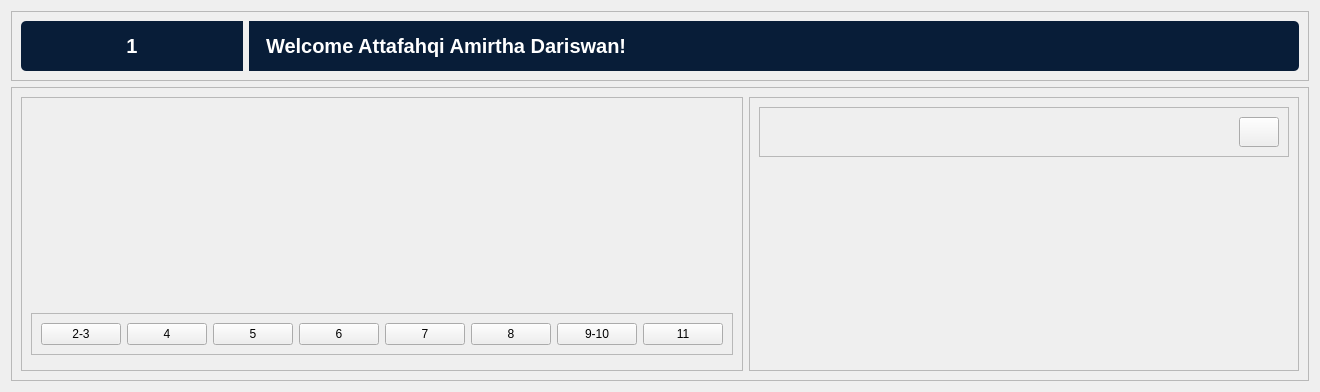
      <widget class="QWidget" name="NilaiPage">
       <layout class="QVBoxLayout" name="verticalLayout_25">
        <item>
         <widget class="QFrame" name="frame_99">
          <property name="maximumSize">
           <size>
            <width>16777215</width>
            <height>70</height>
           </size>
          </property>
          <property name="frameShape">
           <enum>QFrame::StyledPanel</enum>
          </property>
          <property name="frameShadow">
           <enum>QFrame::Raised</enum>
          </property>
          <layout class="QHBoxLayout" name="horizontalLayout_20">
           <item>
            <widget class="QFrame" name="frame_100">
             <property name="sizePolicy">
              <sizepolicy hsizetype="Minimum" vsizetype="Preferred">
               <horstretch>0</horstretch>
               <verstretch>0</verstretch>
              </sizepolicy>
             </property>
             <property name="minimumSize">
              <size>
               <width>100</width>
               <height>0</height>
              </size>
             </property>
             <property name="maximumSize">
              <size>
               <width>222</width>
               <height>16777215</height>
              </size>
             </property>
             <property name="styleSheet">
              <string notr="true">background-color: rgb(8, 29, 56);
border-radius : 5px;
border-top-right-radius: 0px;
border-bottom-right-radius: 0px;
border: none;</string>
             </property>
             <property name="frameShape">
              <enum>QFrame::StyledPanel</enum>
             </property>
             <property name="frameShadow">
              <enum>QFrame::Raised</enum>
             </property>
             <layout class="QHBoxLayout" name="horizontalLayout_21">
              <item>
               <widget class="QLabel" name="Kelompok2">
                <property name="styleSheet">
                 <string notr="true">border-radius : 2px;
color: rgb(255, 255, 255);
font-size: 20px;
padding:3px;
font-family: "SF Pro Display"; 
		font-weight: bold; 
    	font-style: normal;
border: none;</string>
                </property>
                <property name="text">
                 <string>1</string>
                </property>
                <property name="alignment">
                 <set>Qt::AlignCenter</set>
                </property>
               </widget>
              </item>
             </layout>
            </widget>
           </item>
           <item>
            <widget class="QFrame" name="frame_101">
             <property name="minimumSize">
              <size>
               <width>900</width>
               <height>50</height>
              </size>
             </property>
             <property name="styleSheet">
              <string notr="true">background-color: rgb(8, 29, 56);
border-radius : 5px;
border-top-left-radius: 0px;
border-bottom-left-radius: 0px;
border: none;</string>
             </property>
             <property name="frameShape">
              <enum>QFrame::StyledPanel</enum>
             </property>
             <property name="frameShadow">
              <enum>QFrame::Raised</enum>
             </property>
             <layout class="QHBoxLayout" name="horizontalLayout_22">
              <item>
               <widget class="QLabel" name="WelcomeText2">
                <property name="styleSheet">
                 <string notr="true">border-radius : 2px;
color: rgb(255, 255, 255);
font-size: 20px;
padding:3px;
font-family: "SF Pro Display"; 
		font-weight: bold; 
    	font-style: normal;
border: none;</string>
                </property>
                <property name="text">
                 <string>Welcome Attafahqi Amirtha Dariswan!</string>
                </property>
               </widget>
              </item>
             </layout>
            </widget>
           </item>
          </layout>
         </widget>
        </item>
        <item>
         <widget class="QFrame" name="frame_106">
          <property name="frameShape">
           <enum>QFrame::StyledPanel</enum>
          </property>
          <property name="frameShadow">
           <enum>QFrame::Raised</enum>
          </property>
          <layout class="QHBoxLayout" name="horizontalLayout_23">
           <item>
            <widget class="QFrame" name="frame_102">
             <property name="frameShape">
              <enum>QFrame::StyledPanel</enum>
             </property>
             <property name="frameShadow">
              <enum>QFrame::Raised</enum>
             </property>
             <layout class="QVBoxLayout" name="verticalLayout_27">
              <item>
               <widget class="QFrame" name="frame_104">
                <property name="minimumSize">
                 <size>
                  <width>0</width>
                  <height>200</height>
                 </size>
                </property>
                <property name="styleSheet">
                 <string notr="true">
border: none;</string>
                </property>
                <property name="frameShape">
                 <enum>QFrame::StyledPanel</enum>
                </property>
                <property name="frameShadow">
                 <enum>QFrame::Raised</enum>
                </property>
                <layout class="QHBoxLayout" name="horizontalLayout_26">
                 <item>
                  <widget class="QFrame" name="frame_110">
                   <property name="styleSheet">
                    <string notr="true">image: url(:/Asset/Asset/Control Board.png);
border: none;</string>
                   </property>
                   <property name="frameShape">
                    <enum>QFrame::StyledPanel</enum>
                   </property>
                   <property name="frameShadow">
                    <enum>QFrame::Raised</enum>
                   </property>
                  </widget>
                 </item>
                 <item>
                  <widget class="QFrame" name="TotalNilai">
                   <property name="styleSheet">
                    <string notr="true">image: url(:/Nilai/Nilai/TotalNilai.png);
border: none;</string>
                   </property>
                   <property name="frameShape">
                    <enum>QFrame::StyledPanel</enum>
                   </property>
                   <property name="frameShadow">
                    <enum>QFrame::Raised</enum>
                   </property>
                  </widget>
                 </item>
                </layout>
               </widget>
              </item>
              <item>
               <widget class="QFrame" name="frame_105">
                <property name="frameShape">
                 <enum>QFrame::StyledPanel</enum>
                </property>
                <property name="frameShadow">
                 <enum>QFrame::Raised</enum>
                </property>
                <layout class="QHBoxLayout" name="horizontalLayout_24">
                 <item>
                  <widget class="QPushButton" name="btn23">
                   <property name="minimumSize">
                    <size>
                     <width>60</width>
                     <height>0</height>
                    </size>
                   </property>
                   <property name="cursor">
                    <cursorShape>PointingHandCursor</cursorShape>
                   </property>
                   <property name="styleSheet">
                    <string notr="true">QPushButton {
 		background-color: rgb(8, 29, 56);
		border-color: rgb(255, 0,0);
		border-radius : 2px;
		color: rgb(255, 255, 255);
		font-size: 15px;
		padding: 3px 15px;
		font-family: "SF Pro Display";
			font-weight: bold; 
    		font-style: normal;
}

/* Saat mouse hover */
QPushButton:hover {
    background-color: rgb(200, 0, 0);
};
border: none;</string>
                   </property>
                   <property name="text">
                    <string>2-3</string>
                   </property>
                  </widget>
                 </item>
                 <item>
                  <widget class="QPushButton" name="btn4">
                   <property name="minimumSize">
                    <size>
                     <width>60</width>
                     <height>0</height>
                    </size>
                   </property>
                   <property name="cursor">
                    <cursorShape>PointingHandCursor</cursorShape>
                   </property>
                   <property name="styleSheet">
                    <string notr="true">QPushButton {
 		background-color: rgb(8, 29, 56);
		border-color: rgb(255, 0,0);
		border-radius : 2px;
		color: rgb(255, 255, 255);
		font-size: 15px;
		padding: 3px 15px;
		font-family: "SF Pro Display";
			font-weight: bold; 
    		font-style: normal;
}

/* Saat mouse hover */
QPushButton:hover {
    background-color: rgb(200, 0, 0);
};
border: none;</string>
                   </property>
                   <property name="text">
                    <string>4</string>
                   </property>
                  </widget>
                 </item>
                 <item>
                  <widget class="QPushButton" name="btn5">
                   <property name="minimumSize">
                    <size>
                     <width>60</width>
                     <height>0</height>
                    </size>
                   </property>
                   <property name="cursor">
                    <cursorShape>PointingHandCursor</cursorShape>
                   </property>
                   <property name="styleSheet">
                    <string notr="true">QPushButton {
 		background-color: rgb(8, 29, 56);
		border-color: rgb(255, 0,0);
		border-radius : 2px;
		color: rgb(255, 255, 255);
		font-size: 15px;
		padding: 3px 15px;
		font-family: "SF Pro Display";
			font-weight: bold; 
    		font-style: normal;
}

/* Saat mouse hover */
QPushButton:hover {
    background-color: rgb(200, 0, 0);
};
border: none;</string>
                   </property>
                   <property name="text">
                    <string>5</string>
                   </property>
                  </widget>
                 </item>
                 <item>
                  <widget class="QPushButton" name="btn6">
                   <property name="minimumSize">
                    <size>
                     <width>60</width>
                     <height>0</height>
                    </size>
                   </property>
                   <property name="cursor">
                    <cursorShape>PointingHandCursor</cursorShape>
                   </property>
                   <property name="styleSheet">
                    <string notr="true">QPushButton {
 		background-color: rgb(8, 29, 56);
		border-color: rgb(255, 0,0);
		border-radius : 2px;
		color: rgb(255, 255, 255);
		font-size: 15px;
		padding: 3px 15px;
		font-family: "SF Pro Display";
			font-weight: bold; 
    		font-style: normal;
}

/* Saat mouse hover */
QPushButton:hover {
    background-color: rgb(200, 0, 0);
};
border: none;</string>
                   </property>
                   <property name="text">
                    <string>6</string>
                   </property>
                  </widget>
                 </item>
                 <item>
                  <widget class="QPushButton" name="btn7">
                   <property name="minimumSize">
                    <size>
                     <width>60</width>
                     <height>0</height>
                    </size>
                   </property>
                   <property name="cursor">
                    <cursorShape>PointingHandCursor</cursorShape>
                   </property>
                   <property name="styleSheet">
                    <string notr="true">QPushButton {
 		background-color: rgb(8, 29, 56);
		border-color: rgb(255, 0,0);
		border-radius : 2px;
		color: rgb(255, 255, 255);
		font-size: 15px;
		padding: 3px 15px;
		font-family: "SF Pro Display";
			font-weight: bold; 
    		font-style: normal;
}

/* Saat mouse hover */
QPushButton:hover {
    background-color: rgb(200, 0, 0);
};
border: none;</string>
                   </property>
                   <property name="text">
                    <string>7</string>
                   </property>
                  </widget>
                 </item>
                 <item>
                  <widget class="QPushButton" name="btn8">
                   <property name="minimumSize">
                    <size>
                     <width>60</width>
                     <height>0</height>
                    </size>
                   </property>
                   <property name="cursor">
                    <cursorShape>PointingHandCursor</cursorShape>
                   </property>
                   <property name="styleSheet">
                    <string notr="true">QPushButton {
 		background-color: rgb(8, 29, 56);
		border-color: rgb(255, 0,0);
		border-radius : 2px;
		color: rgb(255, 255, 255);
		font-size: 15px;
		padding: 3px 15px;
		font-family: "SF Pro Display";
			font-weight: bold; 
    		font-style: normal;
}

/* Saat mouse hover */
QPushButton:hover {
    background-color: rgb(200, 0, 0);
};
border: none;</string>
                   </property>
                   <property name="text">
                    <string>8</string>
                   </property>
                  </widget>
                 </item>
                 <item>
                  <widget class="QPushButton" name="btn910">
                   <property name="minimumSize">
                    <size>
                     <width>60</width>
                     <height>0</height>
                    </size>
                   </property>
                   <property name="cursor">
                    <cursorShape>PointingHandCursor</cursorShape>
                   </property>
                   <property name="styleSheet">
                    <string notr="true">QPushButton {
 		background-color: rgb(8, 29, 56);
		border-color: rgb(255, 0,0);
		border-radius : 2px;
		color: rgb(255, 255, 255);
		font-size: 15px;
		padding: 3px 15px;
		font-family: "SF Pro Display";
			font-weight: bold; 
    		font-style: normal;
}

/* Saat mouse hover */
QPushButton:hover {
    background-color: rgb(200, 0, 0);
};
border: none;</string>
                   </property>
                   <property name="text">
                    <string>9-10</string>
                   </property>
                  </widget>
                 </item>
                 <item>
                  <widget class="QPushButton" name="btn11">
                   <property name="minimumSize">
                    <size>
                     <width>60</width>
                     <height>0</height>
                    </size>
                   </property>
                   <property name="cursor">
                    <cursorShape>PointingHandCursor</cursorShape>
                   </property>
                   <property name="styleSheet">
                    <string notr="true">QPushButton {
 		background-color: rgb(8, 29, 56);
		border-color: rgb(255, 0,0);
		border-radius : 2px;
		color: rgb(255, 255, 255);
		font-size: 15px;
		padding: 3px 15px;
		font-family: "SF Pro Display";
			font-weight: bold; 
    		font-style: normal;
}

/* Saat mouse hover */
QPushButton:hover {
    background-color: rgb(200, 0, 0);
};
border: none;</string>
                   </property>
                   <property name="text">
                    <string>11</string>
                   </property>
                  </widget>
                 </item>
                </layout>
               </widget>
              </item>
              <item>
               <widget class="QStackedWidget" name="stackedNilai">
                <property name="sizePolicy">
                 <sizepolicy hsizetype="Minimum" vsizetype="Minimum">
                  <horstretch>0</horstretch>
                  <verstretch>0</verstretch>
                 </sizepolicy>
                </property>
                <property name="styleSheet">
                 <string notr="true">
border: none;</string>
                </property>
                <property name="currentIndex">
                 <number>0</number>
                </property>
                <widget class="QWidget" name="Modul23">
                 <property name="styleSheet">
                  <string notr="true">image: url(:/Nilai/Nilai/Modul_23.png);
border: none;</string>
                 </property>
                </widget>
                <widget class="QWidget" name="Modul4">
                 <property name="styleSheet">
                  <string notr="true">image: url(:/Nilai/Nilai/Modul_4.png);
border: none;</string>
                 </property>
                </widget>
                <widget class="QWidget" name="Modul5">
                 <property name="styleSheet">
                  <string notr="true">image: url(:/Nilai/Nilai/Modul_5.png);
border: none;</string>
                 </property>
                </widget>
                <widget class="QWidget" name="Modul6">
                 <property name="styleSheet">
                  <string notr="true">image: url(:/Nilai/Nilai/Modul_6.png);
border: none;</string>
                 </property>
                </widget>
                <widget class="QWidget" name="Modul7">
                 <property name="styleSheet">
                  <string notr="true">image: url(:/Nilai/Nilai/Modul_7.png);
border: none;</string>
                 </property>
                </widget>
                <widget class="QWidget" name="Modul8">
                 <property name="styleSheet">
                  <string notr="true">image: url(:/Nilai/Nilai/Modul_8.png);
border: none;</string>
                 </property>
                </widget>
                <widget class="QWidget" name="Modul910">
                 <property name="styleSheet">
                  <string notr="true">image: url(:/Nilai/Nilai/Modul_910.png);
border: none;</string>
                 </property>
                </widget>
                <widget class="QWidget" name="Modul11">
                 <property name="styleSheet">
                  <string notr="true">image: url(:/Nilai/Nilai/Modul_11.png);
border: none;</string>
                 </property>
                </widget>
               </widget>
              </item>
             </layout>
            </widget>
           </item>
           <item>
            <widget class="QFrame" name="frame_103">
             <property name="minimumSize">
              <size>
               <width>550</width>
               <height>0</height>
              </size>
             </property>
             <property name="frameShape">
              <enum>QFrame::StyledPanel</enum>
             </property>
             <property name="frameShadow">
              <enum>QFrame::Raised</enum>
             </property>
             <layout class="QVBoxLayout" name="verticalLayout_26">
              <item>
               <widget class="QFrame" name="frame_109">
                <property name="sizePolicy">
                 <sizepolicy hsizetype="Preferred" vsizetype="Fixed">
                  <horstretch>0</horstretch>
                  <verstretch>0</verstretch>
                 </sizepolicy>
                </property>
                <property name="frameShape">
                 <enum>QFrame::StyledPanel</enum>
                </property>
                <property name="frameShadow">
                 <enum>QFrame::Raised</enum>
                </property>
                <layout class="QHBoxLayout" name="horizontalLayout_25">
                 <item>
                  <spacer name="horizontalSpacer_8">
                   <property name="orientation">
                    <enum>Qt::Horizontal</enum>
                   </property>
                   <property name="sizeType">
                    <enum>QSizePolicy::Expanding</enum>
                   </property>
                   <property name="sizeHint" stdset="0">
                    <size>
                     <width>40</width>
                     <height>20</height>
                    </size>
                   </property>
                  </spacer>
                 </item>
                 <item>
                  <widget class="QPushButton" name="Refresh">
                   <property name="sizePolicy">
                    <sizepolicy hsizetype="Preferred" vsizetype="Preferred">
                     <horstretch>0</horstretch>
                     <verstretch>0</verstretch>
                    </sizepolicy>
                   </property>
                   <property name="minimumSize">
                    <size>
                     <width>30</width>
                     <height>30</height>
                    </size>
                   </property>
                   <property name="cursor">
                    <cursorShape>PointingHandCursor</cursorShape>
                   </property>
                   <property name="styleSheet">
                    <string notr="true">QPushButton {
 		background-color: rgb(8, 29, 56);
		border-color: rgb(255, 0,0);
		border-radius : 5px;
		color: rgb(255, 255, 255);
		font-size: 15px;
		padding: 3px 15px;
		image: url(:/Asset/Asset/Refresh 2.png);
		font-family: "SF Pro Display";
			font-weight: bold; 
    		font-style: normal;
}

/* Saat mouse hover */
QPushButton:hover {
	
	image: url(:/Asset/Asset/Refresh 1.png);
    background-color: rgb(200, 0, 0);
};
border: none;</string>
                   </property>
                   <property name="text">
                    <string />
                   </property>
                  </widget>
                 </item>
                </layout>
               </widget>
              </item>
              <item>
               <widget class="QFrame" name="Top10">
                <property name="styleSheet">
                 <string notr="true">image: url(:/Nilai/Nilai/Top10.png);
border: none;</string>
                </property>
                <property name="frameShape">
                 <enum>QFrame::StyledPanel</enum>
                </property>
                <property name="frameShadow">
                 <enum>QFrame::Raised</enum>
                </property>
               </widget>
              </item>
              <item>
               <widget class="QFrame" name="DetailNilai">
                <property name="styleSheet">
                 <string notr="true">image: url(:/Nilai/Nilai/DetailNilai.png);
border: none;</string>
                </property>
                <property name="frameShape">
                 <enum>QFrame::StyledPanel</enum>
                </property>
                <property name="frameShadow">
                 <enum>QFrame::Raised</enum>
                </property>
               </widget>
              </item>
             </layout>
            </widget>
           </item>
          </layout>
         </widget>
        </item>
       </layout>
      </widget>
